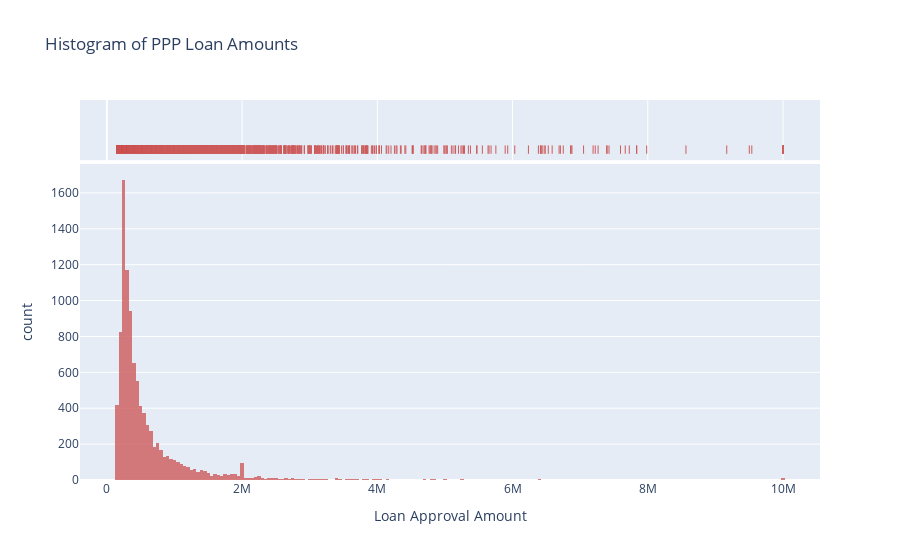

The notebook cell this image was saved under:
### Code cell
import plotly.express as px

fig = px.histogram(df, x="CurrentApprovalAmount",
                   title='Histogram of PPP Loan Amounts',
                   labels={'CurrentApprovalAmount':'Loan Approval Amount'}, # can specify one label per df column
                   opacity=0.8,
                   marginal="rug",
                   color_discrete_sequence=['indianred'] # color of histogram bars
                   )
fig.show()

### Figure 1 — Plotly figure (JSON) as saved in the notebook; plotly's stock layout.template omitted (floating-point values rounded to 4 significant figures; data arrays with more than 128 entries replaced by an {"elided": "..."} marker saying what was removed)
{"data": [{"alignmentgroup": "True", "bingroup": "x", "hovertemplate": "Loan Approval Amount=%{x}<br>count=%{y}<extra></extra>", "legendgroup": "", "marker": {"color": "indianred", "opacity": 0.8, "pattern": {"shape": ""}}, "name": "", "offsetgroup": "", "orientation": "v", "showlegend": false, "type": "histogram", "x": {"elided": "10000 float values"}, "xaxis": "x", "yaxis": "y"}, {"alignmentgroup": "True", "boxpoints": "all", "fillcolor": "rgba(255,255,255,0)", "hoveron": "points", "hovertemplate": "Loan Approval Amount=%{x}<extra></extra>", "jitter": 0, "legendgroup": "", "line": {"color": "rgba(255,255,255,0)"}, "marker": {"color": "indianred", "symbol": "line-ns-open"}, "name": "", "offsetgroup": "", "showlegend": false, "type": "box", "x": {"elided": "10000 float values"}, "xaxis": "x2", "yaxis": "y2"}], "layout": {"barmode": "relative", "legend": {"tracegroupgap": 0}, "title": {"text": "Histogram of PPP Loan Amounts"}, "xaxis": {"anchor": "y", "domain": [0, 1], "title": {"text": "Loan Approval Amount"}}, "xaxis2": {"anchor": "y2", "domain": [0, 1], "matches": "x", "showgrid": true, "showticklabels": false}, "yaxis": {"anchor": "x", "domain": [0, 0.8316], "title": {"text": "count"}}, "yaxis2": {"anchor": "x2", "domain": [0.8416, 1], "matches": "y2", "showgrid": false, "showline": false, "showticklabels": false, "ticks": ""}}}
